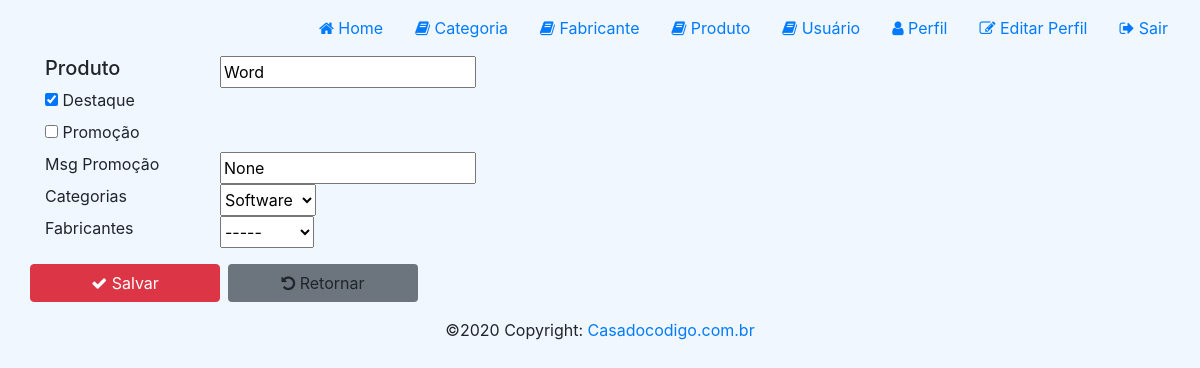
The app's page /produto/edit/3 (signed in), older data.
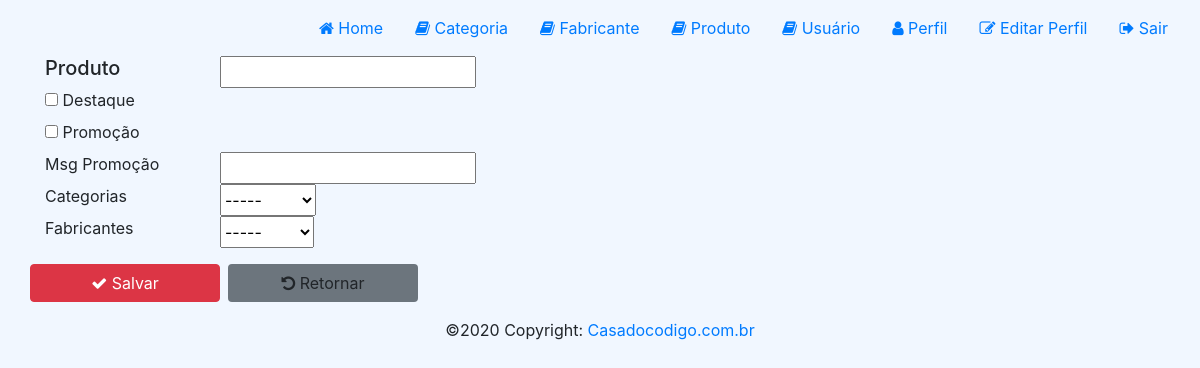
The same page, newer data.
### loja/models/Produto.py (models this page shows)
class Produto(models.Model):
    Produto = models.CharField(null=False, max_length=100)
    destaque = models.BooleanField(default=True)
    promocao = models.BooleanField(default=True)
    msgPromocao = models.CharField(null=True, max_length=100)
    preco = models.DecimalField(max_digits=8, decimal_places=2)
    categoria = models.ForeignKey(Categoria, null=True,
    related_name='categoria', on_delete=models.SET_NULL)
    fabricante = models.ForeignKey(Fabricante, null=True,
    related_name='fabricante', on_delete=models.SET_NULL)
    msgPromocao = models.CharField(null=True, max_length=100,
blank=True)
    criado_em = models.DateTimeField(auto_now_add=True)
    alterado_em = models.DateTimeField(auto_now=True)
    image = models.ImageField(null=True, blank=True)
    def __str__(self):
        return '{}'.format(self.Produto)

### loja/views/ProdutoView.py (the view)
@login_required
def edit_produto_view(request, id=None):
    produtos = Produto.objects.all()
    if id is not None:
        produtos = produtos.filter(id=id)
    produto = produtos.first()
    print(produto)
    Fabricantes = Fabricante.objects.all()
    Categorias = Categoria.objects.all()
    context = { 'produto': produto, 'fabricantes' : Fabricantes, 'categorias' : Categorias}
    return render(request, template_name='produto/produto-edit.html', context=context,
    status=200)

### loja/templates/produto/produto-edit.html (shortened to what this page needs)
{% extends "base.html" %}
{% load static %}
{% block styles %}
<link rel="stylesheet" href="{% static 'css/home.css' %}">
{% endblock %}
{% block content %}
<div id="content">
    <div class="container">
        <form method="POST" action="/produto/edit">
            <div class="row">
                <h5 for="Produto" class="col-md-2">Produto</h5>
                <input value="{{produto.Produto}}" name="Produto">
            </div>
            <div class="row">
                <div class="col-md-2">
                    {% if produto.destaque %}
                    <input type="checkbox" checked name="destaque">
                    {% else %}
                    <input type="checkbox" name="destaque">
                    {% endif %}
                    <label for="destaque">Destaque</label>
                </div>
            </div>
            <div class="row">
                <div class="col-md-2">
                    {% if produto.promocao %}
                    <input type="checkbox" checked name="promocao">
                    {% else %}
                    <input type="checkbox" name="promocao">
                    {% endif %}
                    <label for="promocao">Promoção</label>
                </div>
            </div>
            <div class="row">
                <label for="msgPromocao" class="col-md-2">Msg Promoção</label>
                <input value="{{produto.msgPromocao}}" name="msgPromocao">
            </div>
            <div class="row">
                <label for="CategoriaFk" class="col-md-2">Categorias</label>
                <select name="CategoriaFk">
                    <option value="-1">-----</option>
                    {% for cate in categorias %}
                    {% if produto.categoria_id == cate.id %}
                    <option value="{{cate.id}}" selected>{{cate.Categoria}}</option>
                    {% else %}
                    <option value="{{cate.id}}">{{cate.Categoria}}</option>
                    {% endif %}
                    {% endfor %}
                </select>
            </div>
            <div class="row">
                <label for="FabricanteFk" class="col-md-2">Fabricantes</label>
                <select name="FabricanteFk">
                    <option value="-1">-----</option>
                </select>
            </div>
            <div class="row">
                <button type="submit" class="btn btn-danger col-md-2 mt-3 mr-2"><i class="fa
fa-check"></i> Salvar</button>
                <a href={% url 'produto' %} class="btn bg-secondary col-md-2 mt-3"><i class="fa
fa-rotate-left"></i> Retornar</a>
            </div>
        </form>
    </div>
{% endblock %}

Row changes from the older to the newer data that the page shows:
removed Produto: Produto "Word", msgPromocao "None"
Text that changed along with them:
form field destaque: (not shown) → "☐"
form field CategoriaFk: "Software" → "-----"
form field destaque: "☑" → (not shown)
